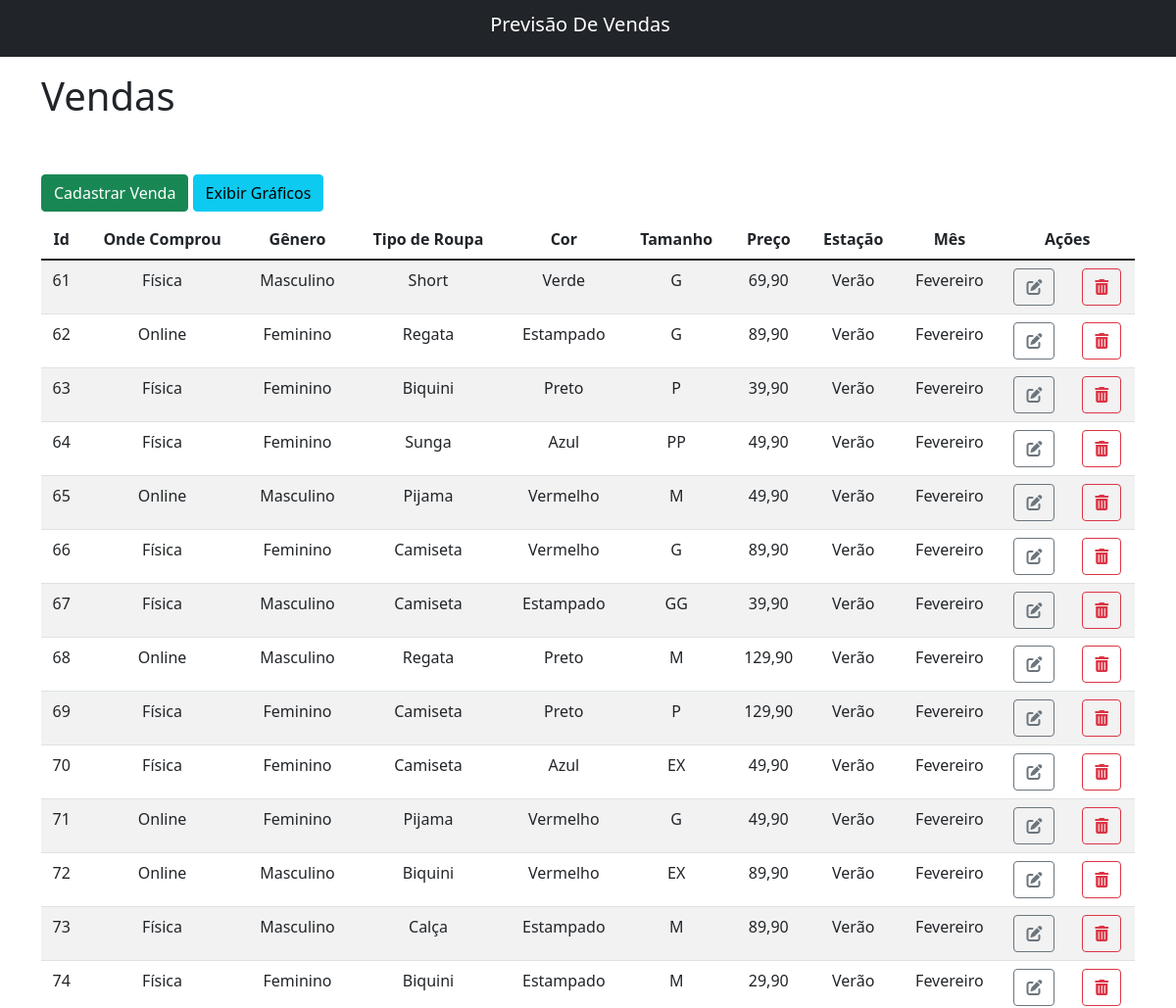
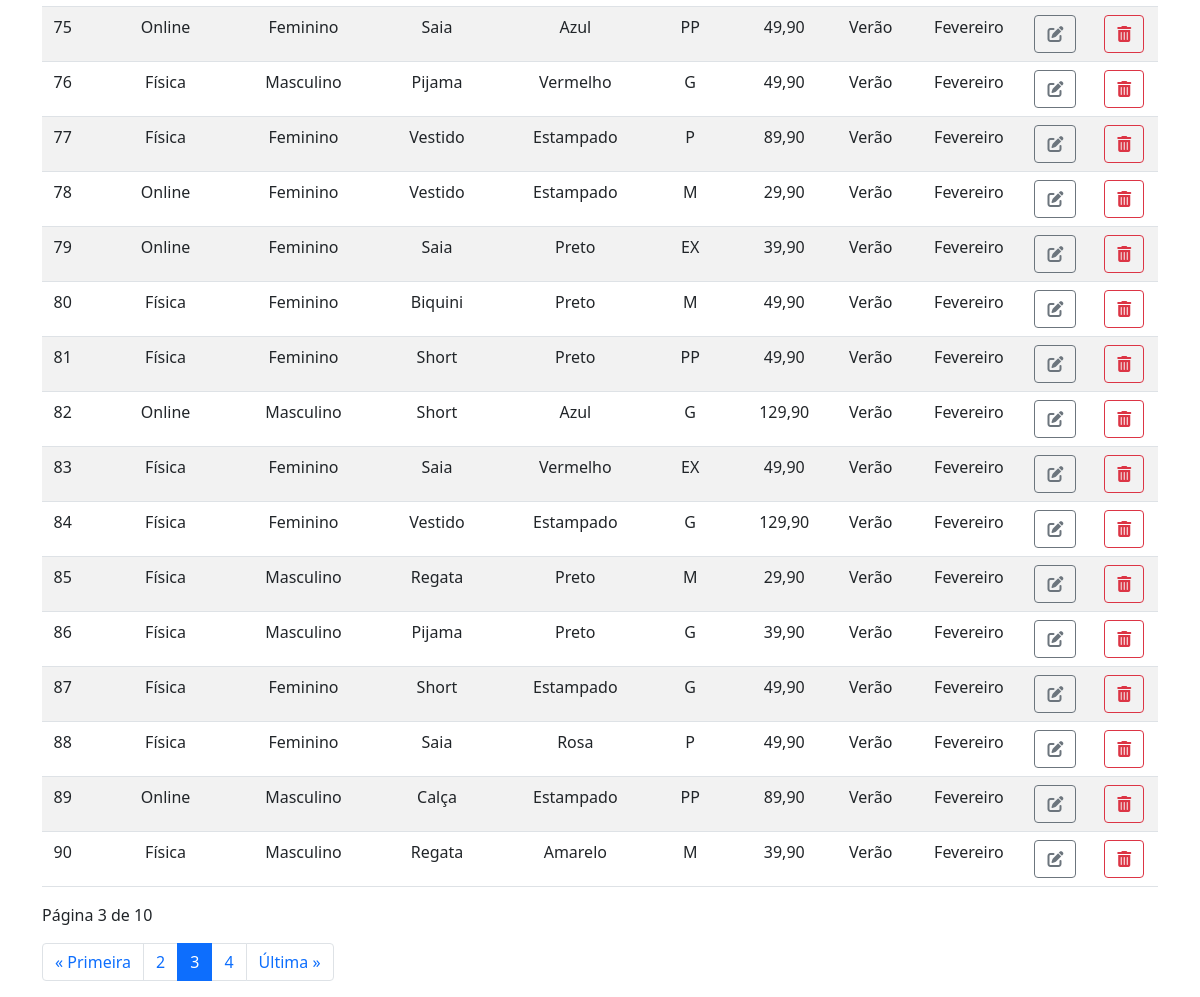
/?page=3, run on the app's committed database (2 pictures, top to bottom).
### vendas/models.py (models this page shows)
class Venda(models.Model):
    onde_comprou = models.CharField(verbose_name='Onde Comprou', max_length=20)
    genero = models.CharField(verbose_name='Gênero', max_length=20)
    tipo_roupa = models.CharField(verbose_name='Tipo de Roupa', max_length=40)
    cor = models.CharField(verbose_name='Cor', max_length=40)
    tamanho = models.CharField(verbose_name='Tamanho', max_length=10)
    preco = models.FloatField(verbose_name='Preço')
    estacao = models.CharField(verbose_name='Estação', max_length=10)
    mes = models.CharField(verbose_name='Mês', max_length=15)

### vendas/views.py (the view)
# urls.py: path('', views.index, name='vendas_index'),
def index(request):
    vendas = Venda.objects.values()
    paginator = Paginator(vendas, 30)
    page_number = request.GET.get('page')
    page_obj = paginator.get_page(page_number)
    return render(
        request,
        'vendas/index.html',
        {'vendas': page_obj}
    )

### vendas/templates/vendas/index.html (shortened to what this page needs)
{% extends 'base.html' %}
{% load static %}
{% block 'content' %}
    <div class="container">
        <h1>Vendas</h1>
        <a href="{% url 'vendas:vendas_create' %}" class="btn btn-success mt-5 mb-2">Cadastrar Venda</a>
        <a href="{% url 'vendas:vendas_charts' %}" class="btn btn-info mt-5 mb-2">Exibir Gráficos</a>
        <table class="table table-striped table-hover text-center">
            <thead>
                <tr>
                    <th>Id</th>
                    <th>Onde Comprou</th>
                    <th>Gênero</th>
                    <th>Tipo de Roupa</th>
                    <th>Cor</th>
                    <th>Tamanho</th>
                    <th>Preço</th>
                    <th>Estação</th>
                    <th>Mês</th>
                    <th colspan="2">Ações</th>
                </tr>
            </thead>
            <tbody>
                {% for venda in vendas %}
                    <tr>
                        <td>{{ venda.id }}</td>
                        <td>{{ venda.onde_comprou }}</td>
                        <td>{{ venda.genero }}</td>
                        <td>{{ venda.tipo_roupa }}</td>
                        <td>{{ venda.cor }}</td>
                        <td>{{ venda.tamanho }}</td>
                        <td>{{ venda.preco|floatformat:2 }}</td>
                        <td>{{ venda.estacao }}</td>
                        <td>{{ venda.mes }}</td>
                        <td><a class='btn btn-outline-secondary' href='{% url "vendas:vendas_edit" venda.id %}'><i class='fa-solid fa-pen-to-square'></i></a></td>
                        <td><a class='btn btn-outline-danger' href='{% url "vendas:vendas_delete" venda.id %}'><i class='fa-solid fa-trash-can'></i></a></td>
                    </tr>
                {% empty %}
                    <tr>
                        <td colspan="9">Sem Registros</td>
                    </tr>
                {% endfor %}
            </tbody>
        </table>
        <nav aria-label="Page navigation example">
            <p>Página {{ vendas.number }} de {{ vendas.paginator.num_pages }}</p>
            <ul class="pagination">
                {% if vendas.has_previous %}
                    <li class="page-item"><a class="page-link" href="?page=1">&laquo; Primeira</a></li>
                    <li class="page-item"><a class="page-link" href="?page={{ vendas.previous_page_number }}">{{ vendas.previous_page_number }}</a></li>
                {% endif %}
                <li class="page-item active"><a class="page-link" href="#">{{ vendas.number }}</a></li>
                {% if vendas.has_next %}
                    <li class="page-item"><a class="page-link" href="?page={{ vendas.next_page_number }}">{{ vendas.next_page_number }}</a></li>
                    <li class="page-item"><a class="page-link" href="?page={{ vendas.paginator.num_pages }}">Última &raquo;</a></li>
                {% endif %}
            </ul>
        </nav>
    </div>
{% endblock 'content' %}

### data on the page
Venda: id "61", onde_comprou "Física", genero "Masculino", tipo_roupa "Short", cor "Verde", tamanho "G", preco "69,90", estacao "Verão", mes "Fevereiro"
Venda: id "62", onde_comprou "Online", genero "Feminino", tipo_roupa "Regata", cor "Estampado", tamanho "G", preco "89,90", estacao "Verão", mes "Fevereiro"
Venda: id "63", onde_comprou "Física", genero "Feminino", tipo_roupa "Biquini", cor "Preto", tamanho "P", preco "39,90", estacao "Verão", mes "Fevereiro"
Venda: id "64", onde_comprou "Física", genero "Feminino", tipo_roupa "Sunga", cor "Azul", tamanho "PP", preco "49,90", estacao "Verão", mes "Fevereiro"
Venda: id "65", onde_comprou "Online", genero "Masculino", tipo_roupa "Pijama", cor "Vermelho", tamanho "M", preco "49,90", estacao "Verão", mes "Fevereiro"
Venda: id "66", onde_comprou "Física", genero "Feminino", tipo_roupa "Camiseta", cor "Vermelho", tamanho "G", preco "89,90", estacao "Verão", mes "Fevereiro"
Venda: id "67", onde_comprou "Física", genero "Masculino", tipo_roupa "Camiseta", cor "Estampado", tamanho "GG", preco "39,90", estacao "Verão", mes "Fevereiro"
Venda: id "68", onde_comprou "Online", genero "Masculino", tipo_roupa "Regata", cor "Preto", tamanho "M", preco "129,90", estacao "Verão", mes "Fevereiro"
Venda: id "69", onde_comprou "Física", genero "Feminino", tipo_roupa "Camiseta", cor "Preto", tamanho "P", preco "129,90", estacao "Verão", mes "Fevereiro"
Venda: id "70", onde_comprou "Física", genero "Feminino", tipo_roupa "Camiseta", cor "Azul", tamanho "EX", preco "49,90", estacao "Verão", mes "Fevereiro"
Venda: id "71", onde_comprou "Online", genero "Feminino", tipo_roupa "Pijama", cor "Vermelho", tamanho "G", preco "49,90", estacao "Verão", mes "Fevereiro"
Venda: id "72", onde_comprou "Online", genero "Masculino", tipo_roupa "Biquini", cor "Vermelho", tamanho "EX", preco "89,90", estacao "Verão", mes "Fevereiro"
Venda: id "73", onde_comprou "Física", genero "Masculino", tipo_roupa "Calça", cor "Estampado", tamanho "M", preco "89,90", estacao "Verão", mes "Fevereiro"
Venda: id "74", onde_comprou "Física", genero "Feminino", tipo_roupa "Biquini", cor "Estampado", tamanho "M", preco "29,90", estacao "Verão", mes "Fevereiro"
Venda: id "75", onde_comprou "Online", genero "Feminino", tipo_roupa "Saia", cor "Azul", tamanho "PP", preco "49,90", estacao "Verão", mes "Fevereiro"
Venda: id "76", onde_comprou "Física", genero "Masculino", tipo_roupa "Pijama", cor "Vermelho", tamanho "G", preco "49,90", estacao "Verão", mes "Fevereiro"
Venda: id "77", onde_comprou "Física", genero "Feminino", tipo_roupa "Vestido", cor "Estampado", tamanho "P", preco "89,90", estacao "Verão", mes "Fevereiro"
Venda: id "78", onde_comprou "Online", genero "Feminino", tipo_roupa "Vestido", cor "Estampado", tamanho "M", preco "29,90", estacao "Verão", mes "Fevereiro"
Venda: id "79", onde_comprou "Online", genero "Feminino", tipo_roupa "Saia", cor "Preto", tamanho "EX", preco "39,90", estacao "Verão", mes "Fevereiro"
Venda: id "80", onde_comprou "Física", genero "Feminino", tipo_roupa "Biquini", cor "Preto", tamanho "M", preco "49,90", estacao "Verão", mes "Fevereiro"
Venda: id "81", onde_comprou "Física", genero "Feminino", tipo_roupa "Short", cor "Preto", tamanho "PP", preco "49,90", estacao "Verão", mes "Fevereiro"
Venda: id "82", onde_comprou "Online", genero "Masculino", tipo_roupa "Short", cor "Azul", tamanho "G", preco "129,90", estacao "Verão", mes "Fevereiro"
Venda: id "83", onde_comprou "Física", genero "Feminino", tipo_roupa "Saia", cor "Vermelho", tamanho "EX", preco "49,90", estacao "Verão", mes "Fevereiro"
Venda: id "84", onde_comprou "Física", genero "Feminino", tipo_roupa "Vestido", cor "Estampado", tamanho "G", preco "129,90", estacao "Verão", mes "Fevereiro"
Venda: id "85", onde_comprou "Física", genero "Masculino", tipo_roupa "Regata", cor "Preto", tamanho "M", preco "29,90", estacao "Verão", mes "Fevereiro"
Venda: id "86", onde_comprou "Física", genero "Masculino", tipo_roupa "Pijama", cor "Preto", tamanho "G", preco "39,90", estacao "Verão", mes "Fevereiro"
Venda: id "87", onde_comprou "Física", genero "Feminino", tipo_roupa "Short", cor "Estampado", tamanho "G", preco "49,90", estacao "Verão", mes "Fevereiro"
Venda: id "88", onde_comprou "Física", genero "Feminino", tipo_roupa "Saia", cor "Rosa", tamanho "P", preco "49,90", estacao "Verão", mes "Fevereiro"
Venda: id "89", onde_comprou "Online", genero "Masculino", tipo_roupa "Calça", cor "Estampado", tamanho "PP", preco "89,90", estacao "Verão", mes "Fevereiro"
Venda: id "90", onde_comprou "Física", genero "Masculino", tipo_roupa "Regata", cor "Amarelo", tamanho "M", preco "39,90", estacao "Verão", mes "Fevereiro"

### other printed values
{{ vendas.number }} "3"
{{ vendas.paginator.num_pages }} "10"
{{ vendas.previous_page_number }} "2"
{{ vendas.next_page_number }} "4"
